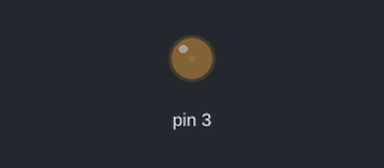
This sketch was run on a simulated Arduino Uno, built with avr-gcc and run on an emulated ATmega328P. Shown: output pins drawn as LEDs (lit = HIGH).

Above: at 0.05 s.
At 2.3 s:
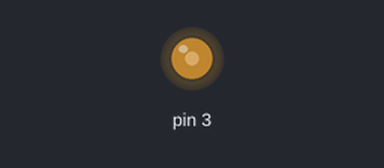
At 4.6 s:
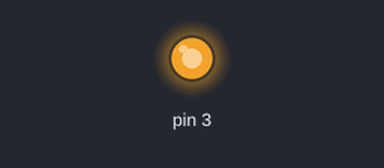
At 9.2 s:
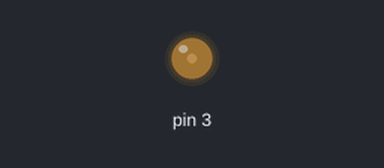
Timing chart, 0 to 13.3 s (numbered marks = the images above):
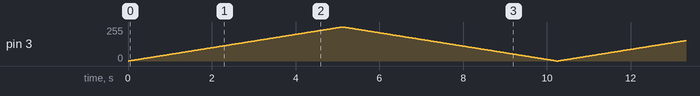

The sketch:

L298N_VoltageControl.ino
```cpp
void setup() {
  pinMode(3, OUTPUT);
//  analogWrite(3,12);
  TCCR2B = TCCR2B & B11111000 | B00000001; // for PWM frequency of 31372.55 Hz
}

void loop() {

//   Accelerate from zero to maximum speed
  for (int i = 0; i < 256; i++) {
    analogWrite(3, i);
    delay(20);
  }

  // Decelerate from maximum speed to zero
  for (int i = 255; i >= 0; --i) {
    analogWrite(3, i);
    delay(20);
  }
}
```
